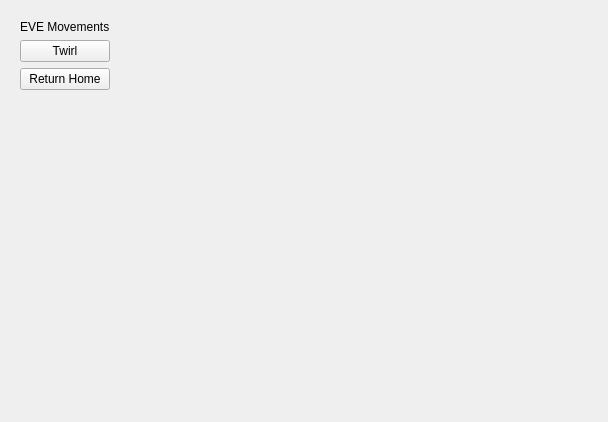
<?xml version="1.0" encoding="UTF-8"?>
<ui version="4.0">
 <class>Form</class>
 <widget class="QWidget" name="Form">
  <property name="geometry">
   <rect>
    <x>0</x>
    <y>0</y>
    <width>608</width>
    <height>422</height>
   </rect>
  </property>
  <property name="windowTitle">
   <string>Form</string>
  </property>
  <layout class="QGridLayout" name="gridLayout">
   <item row="0" column="0">
    <widget class="QWidget" name="controlsBox" native="true">
     <layout class="QVBoxLayout" name="verticalLayout">
      <item>
       <widget class="QLabel" name="label">
        <property name="text">
         <string>EVE Movements</string>
        </property>
       </widget>
      </item>
      <item>
       <widget class="QPushButton" name="exampleBtn">
        <property name="text">
         <string>Twirl</string>
        </property>
       </widget>
      </item>
      <item>
       <widget class="QPushButton" name="homeBtn">
        <property name="text">
         <string>Return Home</string>
        </property>
       </widget>
      </item>
      <item>
       <spacer name="verticalSpacer">
        <property name="orientation">
         <enum>Qt::Vertical</enum>
        </property>
        <property name="sizeHint" stdset="0">
         <size>
          <width>20</width>
          <height>40</height>
         </size>
        </property>
       </spacer>
      </item>
     </layout>
    </widget>
   </item>
   <item row="0" column="1">
    <spacer name="horizontalSpacer">
     <property name="orientation">
      <enum>Qt::Horizontal</enum>
     </property>
     <property name="sizeHint" stdset="0">
      <size>
       <width>439</width>
       <height>20</height>
      </size>
     </property>
    </spacer>
   </item>
  </layout>
 </widget>
 <resources/>
 <connections/>
</ui>
